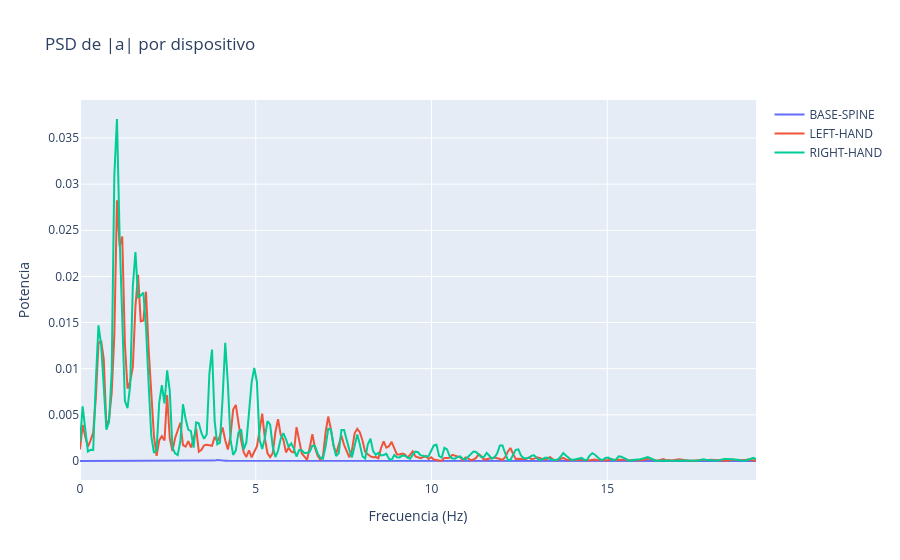

The notebook cell saved with this chart:
### Code cell
# Graficos: PSD de acc_mag por dispositivo (si se pudo estimar fs)

fig_psd = go.Figure()

for device, grp in imu_df.groupby("device"):

    fs = estimate_fs_ms(grp["timestamp"].values)

    acc_mag = grp["acc_mag"].astype(float).values

    f, pxx = compute_psd(acc_mag, fs)

    if f.size:

        fig_psd.add_trace(go.Scatter(x=f, y=pxx, mode="lines", name=f"{device}"))

fig_psd.update_layout(title="PSD de |a| por dispositivo", xaxis_title="Frecuencia (Hz)", yaxis_title="Potencia")

fig_psd

### Figure 1 — Plotly figure (JSON) as saved in the notebook; plotly's stock layout.template omitted (floating-point values rounded to 4 significant figures; data arrays with more than 128 entries replaced by an {"elided": "..."} marker saying what was removed)
{"data": [{"mode": "lines", "name": "BASE-SPINE", "type": "scatter", "x": {"elided": "257 float values"}, "y": {"elided": "257 float values"}}, {"mode": "lines", "name": "LEFT-HAND", "type": "scatter", "x": {"elided": "257 float values"}, "y": {"elided": "257 float values"}}, {"mode": "lines", "name": "RIGHT-HAND", "type": "scatter", "x": {"elided": "257 float values"}, "y": {"elided": "257 float values"}}], "layout": {"title": {"text": "PSD de |a| por dispositivo"}, "xaxis": {"title": {"text": "Frecuencia (Hz)"}}, "yaxis": {"title": {"text": "Potencia"}}}}
